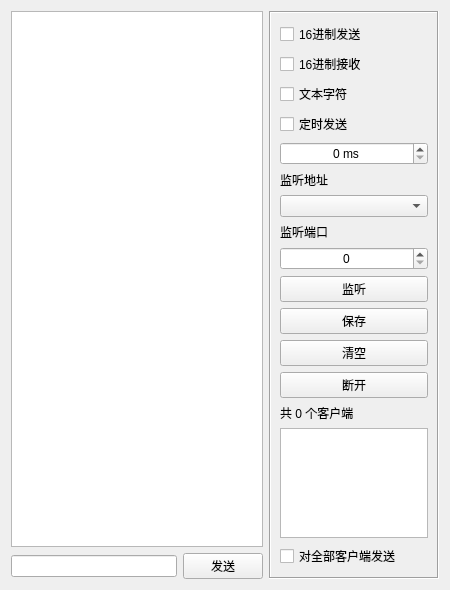
<?xml version="1.0" encoding="UTF-8"?>
<ui version="4.0">
 <class>HWebServerWidget</class>
 <widget class="QWidget" name="HWebServerWidget">
  <property name="geometry">
   <rect>
    <x>0</x>
    <y>0</y>
    <width>450</width>
    <height>590</height>
   </rect>
  </property>
  <property name="windowTitle">
   <string>Form</string>
  </property>
  <layout class="QGridLayout" name="gridLayout">
   <item row="0" column="0">
    <widget class="QTextEdit" name="textEdit">
     <property name="readOnly">
      <bool>true</bool>
     </property>
    </widget>
   </item>
   <item row="0" column="1" rowspan="2">
    <widget class="QFrame" name="frame">
     <property name="minimumSize">
      <size>
       <width>170</width>
       <height>0</height>
      </size>
     </property>
     <property name="maximumSize">
      <size>
       <width>170</width>
       <height>16777215</height>
      </size>
     </property>
     <property name="frameShape">
      <enum>QFrame::Box</enum>
     </property>
     <property name="frameShadow">
      <enum>QFrame::Sunken</enum>
     </property>
     <layout class="QVBoxLayout" name="verticalLayout_4">
      <property name="leftMargin">
       <number>9</number>
      </property>
      <property name="topMargin">
       <number>9</number>
      </property>
      <property name="rightMargin">
       <number>9</number>
      </property>
      <property name="bottomMargin">
       <number>9</number>
      </property>
      <item>
       <widget class="QCheckBox" name="checkBox_101">
        <property name="text">
         <string>16进制发送</string>
        </property>
       </widget>
      </item>
      <item>
       <widget class="QCheckBox" name="checkBox_102">
        <property name="text">
         <string>16进制接收</string>
        </property>
       </widget>
      </item>
      <item>
       <widget class="QCheckBox" name="checkBox_103">
        <property name="text">
         <string>文本字符</string>
        </property>
       </widget>
      </item>
      <item>
       <widget class="QCheckBox" name="checkBox_104">
        <property name="text">
         <string>定时发送</string>
        </property>
       </widget>
      </item>
      <item>
       <widget class="QSpinBox" name="spinBox_101">
        <property name="alignment">
         <set>Qt::AlignCenter</set>
        </property>
        <property name="suffix">
         <string> ms</string>
        </property>
        <property name="maximum">
         <number>60000</number>
        </property>
       </widget>
      </item>
      <item>
       <widget class="QLabel" name="label_103">
        <property name="text">
         <string>监听地址</string>
        </property>
       </widget>
      </item>
      <item>
       <widget class="QComboBox" name="comboBox_101"/>
      </item>
      <item>
       <widget class="QLabel" name="label_101">
        <property name="text">
         <string>监听端口</string>
        </property>
       </widget>
      </item>
      <item>
       <widget class="QSpinBox" name="spinBox_102">
        <property name="alignment">
         <set>Qt::AlignCenter</set>
        </property>
        <property name="maximum">
         <number>65535</number>
        </property>
       </widget>
      </item>
      <item>
       <widget class="QPushButton" name="pushButton_101">
        <property name="text">
         <string>监听</string>
        </property>
       </widget>
      </item>
      <item>
       <widget class="QPushButton" name="pushButton_102">
        <property name="text">
         <string>保存</string>
        </property>
       </widget>
      </item>
      <item>
       <widget class="QPushButton" name="pushButton_103">
        <property name="text">
         <string>清空</string>
        </property>
       </widget>
      </item>
      <item>
       <widget class="QPushButton" name="pushButton_104">
        <property name="text">
         <string>断开</string>
        </property>
       </widget>
      </item>
      <item>
       <widget class="QLabel" name="label_102">
        <property name="text">
         <string>共 0 个客户端</string>
        </property>
       </widget>
      </item>
      <item>
       <widget class="QListWidget" name="listWidget_101"/>
      </item>
      <item>
       <widget class="QCheckBox" name="checkBox_105">
        <property name="text">
         <string>对全部客户端发送</string>
        </property>
       </widget>
      </item>
     </layout>
    </widget>
   </item>
   <item row="1" column="0">
    <widget class="QWidget" name="widget" native="true">
     <layout class="QHBoxLayout" name="layTcpServer_2">
      <property name="leftMargin">
       <number>0</number>
      </property>
      <property name="topMargin">
       <number>0</number>
      </property>
      <property name="rightMargin">
       <number>0</number>
      </property>
      <property name="bottomMargin">
       <number>0</number>
      </property>
      <item>
       <widget class="QLineEdit" name="lineEdit_201"/>
      </item>
      <item>
       <widget class="QPushButton" name="pushButton_201">
        <property name="minimumSize">
         <size>
          <width>80</width>
          <height>0</height>
         </size>
        </property>
        <property name="maximumSize">
         <size>
          <width>80</width>
          <height>16777215</height>
         </size>
        </property>
        <property name="text">
         <string>发送</string>
        </property>
       </widget>
      </item>
     </layout>
    </widget>
   </item>
  </layout>
 </widget>
 <resources/>
 <connections/>
</ui>
